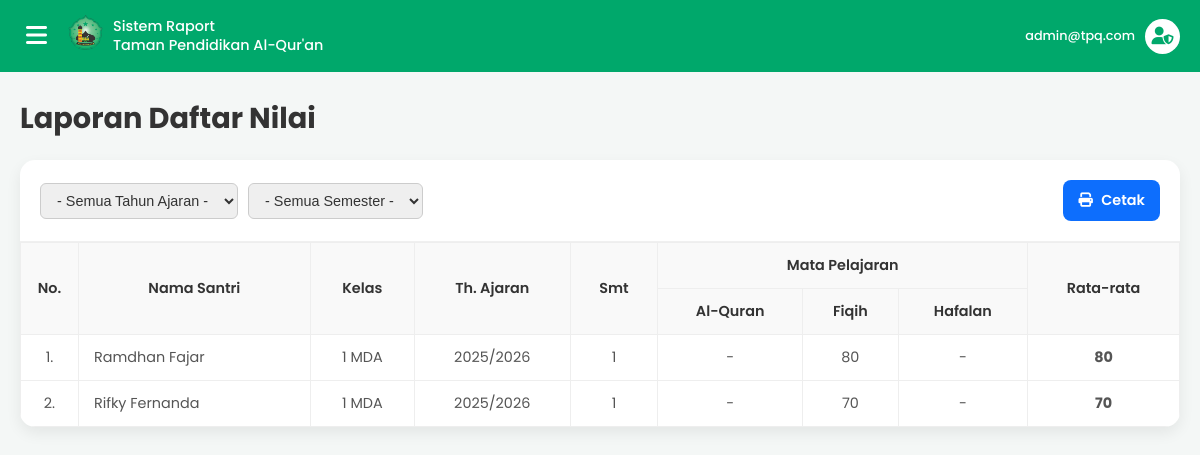
The page /admin/laporan/laporan_nilai.php (signed in) on the database its author committed.
### tables this page shows
CREATE TABLE `materi` (
  `id` int(11) NOT NULL,
  `kode_materi` varchar(20) NOT NULL,
  `nama_materi` varchar(100) NOT NULL
);

CREATE TABLE `nilai_raport` (
  `id` int(11) NOT NULL,
  `id_santri` int(11) NOT NULL,
  `id_materi` int(11) NOT NULL,
  `id_pengajar` int(11) DEFAULT NULL,
  `nilai` varchar(10) DEFAULT NULL,
  `catatan` text DEFAULT NULL,
  `semester` int(1) DEFAULT NULL,
  `tahun_ajaran` varchar(20) DEFAULT NULL
);

CREATE TABLE `data_santri` (
  `id` int(11) NOT NULL,
  `user_id` int(11) NOT NULL,
  `id_kelas` int(11) DEFAULT NULL,
  `nama_lengkap` varchar(100) NOT NULL,
  `nis` varchar(50) DEFAULT NULL,
  `nama_wali` varchar(100) DEFAULT NULL,
  `no_telepon_wali` varchar(20) DEFAULT NULL,
  `alamat` text DEFAULT NULL,
  `nik` varchar(20) DEFAULT NULL,
  `no_kk` varchar(20) DEFAULT NULL,
  `jenis_kelamin` enum('Laki-laki','Perempuan') DEFAULT NULL,
  `tempat_lahir` varchar(100) DEFAULT NULL,
  `tanggal_lahir` date DEFAULT NULL,
  `no_hp` varchar(20) DEFAULT NULL,
  `nama_ayah` varchar(100) DEFAULT NULL,
  `pekerjaan_ayah` varchar(100) DEFAULT NULL,
  `nama_ibu` varchar(100) DEFAULT NULL,
  `pekerjaan_ibu` varchar(100) DEFAULT NULL,
  `gaji_per_bulan` varchar(50) DEFAULT NULL,
  `foto` varchar(255) DEFAULT NULL
);

CREATE TABLE `kelas` (
  `id` int(11) NOT NULL,
  `id_pengajar` int(11) DEFAULT NULL,
  `nama_kelas` varchar(50) NOT NULL,
  `tahun_ajaran` varchar(20) DEFAULT NULL
);

### admin/laporan/laporan_nilai.php (the view, shortened to what this page needs)
<?php
require '../../koneksi.php';
$filter_tahun = isset($_GET['tahun']) ? $_GET['tahun'] : 'semua';
$filter_semester = isset($_GET['semester']) ? $_GET['semester'] : 'semua';
$sql_materi = "SELECT id, nama_materi FROM materi ORDER BY nama_materi ASC";
$result_materi = $koneksi->query($sql_materi);
$list_materi = [];
if ($result_materi->num_rows > 0) {
    while($m = $result_materi->fetch_assoc()) {
        $list_materi[] = $m;
    }
}
$sql = "SELECT
            ds.id AS id_santri,
            ds.nama_lengkap AS nama_santri,
            k.nama_kelas,
            m.id AS id_materi,
            nr.nilai,
            nr.semester,
            nr.tahun_ajaran
        FROM
            nilai_raport nr
        JOIN
            data_santri ds ON nr.id_santri = ds.id
        LEFT JOIN
            kelas k ON ds.id_kelas = k.id
        JOIN
            materi m ON nr.id_materi = m.id
        WHERE 1=1";
$sql .= " ORDER BY nr.tahun_ajaran DESC, nr.semester DESC, k.nama_kelas ASC, ds.nama_lengkap ASC";
$result = $koneksi->query($sql);
$rekap_nilai = [];
if ($result->num_rows > 0) {
    while($row = $result->fetch_assoc()) {
        $unique_key = $row['id_santri'] . '_' . $row['tahun_ajaran'] . '_' . $row['semester'];
        if (!isset($rekap_nilai[$unique_key])) {
            $rekap_nilai[$unique_key] = [
                'nama' => $row['nama_santri'],
                'kelas' => $row['nama_kelas'],
                'tahun' => $row['tahun_ajaran'],
                'semester' => $row['semester'],
                'nilai_mapel' => []
            ];
        }
        $rekap_nilai[$unique_key]['nilai_mapel'][$row['id_materi']] = $row['nilai'];
    }
}
?>
<!DOCTYPE html>
<html lang="id">
<head>
    <link rel="stylesheet" href="https://cdnjs.cloudflare.com/ajax/libs/font-awesome/6.5.1/css/all.min.css">
</head>
<body>
    <div class="main-content">
        <header class="header">
             <div class="header-left">
                <button class="hamburger-btn" id="hamburger-btn"><i class="fas fa-bars"></i></button>
                <div class="header-logo"><img src="../../img/logo1.png" alt="Logo"></div>
                <div class="header-title">Sistem Raport<br>Taman Pendidikan Al-Qur'an</div>
            </div>
            <div class="header-right">
                <a href="#" class="user-profile">
                    <div class="user-info"><span><?php echo htmlspecialchars($_SESSION['email']); ?></span></div>
                    <div class="icon-wrapper"><i class="fas fa-user-shield"></i></div>
                </a>
            </div>
        </header>
        <main class="dashboard-area">
            <h1>Laporan Daftar Nilai</h1>
            <div class="card-table">
                <div class="card-header">
                    <form method="GET" action="" class="filter-form">
                        <select name="tahun" class="filter-select" onchange="this.form.submit()">
                            <option value="semua" <?php if($filter_tahun == 'semua') echo 'selected'; ?>>- Semua Tahun Ajaran -</option>
                        </select>
                        <select name="semester" class="filter-select" onchange="this.form.submit()">
                            <option value="semua" <?php if($filter_semester == 'semua') echo 'selected'; ?>>- Semua Semester -</option>
                        </select>
                    </form>
                    <a href="javascript:window.print()" class="btn-cetak">
                        <i class="fas fa-print"></i> Cetak
                    </a>
                </div>
                <div class="card-body">
                    <table class="data-table">
                        <thead>
                            <tr>
                                <th rowspan="2" width="5%">No.</th>
                                <th rowspan="2" width="20%">Nama Santri</th>
                                <th rowspan="2">Kelas</th>
                                <th rowspan="2">Th. Ajaran</th>
                                <th rowspan="2">Smt</th>
                                <th colspan="<?php echo count($list_materi); ?>">Mata Pelajaran</th>
                                <th rowspan="2">Rata-rata</th>
                            </tr>
                            <tr>
                                <?php foreach ($list_materi as $materi): ?>
                                    <th><?php echo htmlspecialchars($materi['nama_materi']); ?></th>
                                <?php endforeach; ?>
                            </tr>
                        </thead>
                        <tbody>
                            <?php if (empty($rekap_nilai)): ?>
                                <tr>
                                    <td colspan="<?php echo 6 + count($list_materi); ?>" class="no-data">
                                        Data tidak ditemukan untuk filter ini.
                                    </td>
                                </tr>
                            <?php else: ?>
                                <?php $no = 1; foreach ($rekap_nilai as $siswa): ?>
                                <tr>
                                    <td><?php echo $no++; ?>.</td>
                                    <td><?php echo htmlspecialchars($siswa['nama']); ?></td>
                                    <td><?php echo htmlspecialchars($siswa['kelas'] ?? '-'); ?></td>
                                    <td><?php echo htmlspecialchars($siswa['tahun'] ?? '-'); ?></td>
                                    <td><?php echo htmlspecialchars($siswa['semester'] ?? '-'); ?></td>
                                    <?php
                                        $total_nilai = 0;
                                        $jumlah_mapel_diisi = 0;
                                        foreach ($list_materi as $materi) {
                                            $id_mapel = $materi['id'];
                                            $nilai = isset($siswa['nilai_mapel'][$id_mapel]) ? $siswa['nilai_mapel'][$id_mapel] : '-';
                                            if (is_numeric($nilai)) {
                                                $total_nilai += $nilai;
                                                $jumlah_mapel_diisi++;
                                            }
                                            echo "<td>" . htmlspecialchars($nilai) . "</td>";
                                        }
                                        $rata_rata = ($jumlah_mapel_diisi > 0) ? round($total_nilai / $jumlah_mapel_diisi, 1) : '-';
                                    ?>
                                    <td style="font-weight:bold;"><?php echo $rata_rata; ?></td>
                                </tr>
                                <?php endforeach; ?>
                            <?php endif; ?>
                        </tbody>
                    </table>
                </div>
            </div>
        </main>
    </div>
</body>
</html>

### rows shown on the page
materi: nama_materi "Al-Quran", id "-"
materi: nama_materi "Fiqih", id "80", id "70"
materi: nama_materi "Hafalan", id "-"
nilai_raport: id_santri.nama_lengkap "Ramdhan Fajar", kelas.nama_kelas "1 MDA", tahun_ajaran "2025/2026", semester "1", rata_rata "80"
nilai_raport: id_santri.nama_lengkap "Rifky Fernanda", kelas.nama_kelas "1 MDA", tahun_ajaran "2025/2026", semester "1", rata_rata "70"

### other values the page prints
$_SESSION['email'] "admin@tpq.com"
